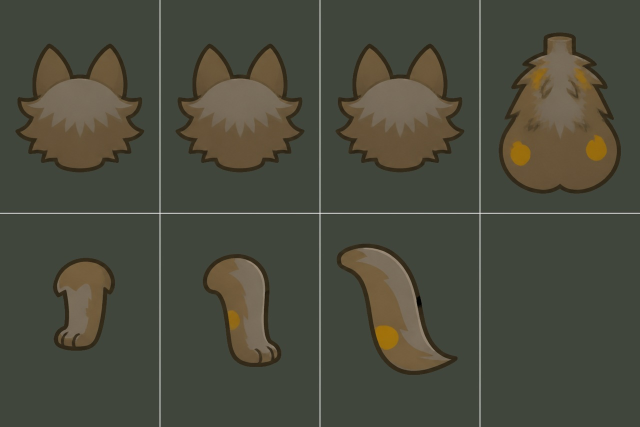
#> input picture Docs/EnemyDirectionReview/Remaining_20261024/Wolf/up_raw_alpha_threshold_preview_20261029.jpg, 1280 x 853 px (shown at 1/2 size)
$ python -i prepare_visual_closeout_20261029.py   (imports and definitions only)
#> lines starting #> are read from the running program, lines starting #| are printed output that depends on the picture
### Docs/EnemyDirectionReview/Remaining_20261024/Wolf/session_current.py
from pathlib import Path
from datetime import datetime,timezone,timedelta
import hashlib,json,os,re,sys
HERE=Path(__file__).resolve().parent
RUN=HERE.parent
ROOT=RUN.parents[2]
sys.path.insert(0,str(RUN))
from mcp_call import Client
NAME='Wolf'
def read(p):return json.loads(Path(p).read_text(encoding='utf-8-sig'))
def sha(p):return hashlib.sha256(Path(p).read_bytes()).hexdigest().upper()
def now():return datetime.now(timezone(timedelta(hours=8))).isoformat()
# [5 lines left out: function owner, not called in this run]
def save(p,obj):
    assert not Path(p).exists(),p
    Path(p).write_text(json.dumps(obj,ensure_ascii=False,indent=2)+'\n',encoding='utf-8')
# [5 lines left out: function unwrap, not called in this run]
def snapshot():return {p.relative_to(ROOT).as_posix():sha(p) for f in ['Assets','Packages','ProjectSettings','Luban'] for p in (ROOT/f).rglob('*') if p.is_file()}
def probe(c):
    return unwrap(c.tool('execute_code',{'action':'execute','code':'return Newtonsoft.Json.JsonConvert.SerializeObject(new {playing=UnityEditor.EditorApplication.isPlayingOrWillChangePlaymode,compiling=UnityEditor.EditorApplication.isCompiling,failed=UnityEditor.EditorUtility.scriptCompilationFailed,updating=UnityEditor.EditorApplication.isUpdating,scenes=System.Linq.Enumerable.Range(0,UnityEngine.SceneManagement.SceneManager.sceneCount).Select(i=>new {path=UnityEngine.SceneManagement.SceneManager.GetSceneAt(i).path,dirty=UnityEngine.SceneManagement.SceneManager.GetSceneAt(i).isDirty}).ToArray(),balance=FTProject.EditorTools.BalancePlayModeVerifier.Running,recording=FTProject.EditorTools.BalanceVideoRecorder.Running,review=FTProject.EditorTools.EnemyDirectionBatchReview.Running,manual=FTProject.GameClock.IsManualSimulation});'}))
def idle(p):
    assert not any(p[k] for k in ['playing','compiling','failed','updating','balance','recording','review','manual']),p
    assert p['scenes']==[{'path':'Assets/Scenes/Boot.unity','dirty':False}],p
def target():return next(t for t in read(RUN/'local_baseline.json')['targets'] if t['name']==NAME)
def bound(files):
    t=target();paths={t['battle'],t['battle']+'.meta',t['art_dir']+'.meta'}
    return {p:s for p,s in files.items() if p in paths or p.startswith(t['art_dir']+'/')}

# [30 lines left out: functions reporter_stamp_ok, audit, not called in this run]

### Docs/EnemyDirectionReview/Remaining_20261024/Wolf/prepare_visual_closeout_20261029.py
from session_current import *
from PIL import Image,ImageDraw,ImageChops
import math,shutil

# [1 line not run here, left out]
out=HERE/'visual_review_final_20261029'
backup=HERE/'media_before_gif_quantization_fix_20261029'
# [2 lines not run here, left out]
runs=['runtime_r01','runtime_updeath_r01']
# [1 line that did not run here, left out]
# [1 line that did not run here, left out]
# [1 line not run here, left out]
positions=[];gif_samples=[];timing=[];changes=[];originals=[]

def encoded(path):
    with Image.open(path) as im:
        d=[]
        for i in range(im.n_frames):
            im.seek(i);d.append(im.info.get('duration',0))
    return d

def source_frame(folder,r,label):
    im=Image.open(folder/r['file']).convert('RGB').resize((512,512),Image.Resampling.LANCZOS)
    ImageDraw.Draw(im).text((12,12),label,fill='white')
    return im

def pick(rows,n):
    n=min(n,len(rows))
    return [rows[round((len(rows)-1)*i/max(1,n-1))] for i in range(n)]

def union_crop(images):
    boxes=[]
    for im in images:
        diff=ImageChops.difference(im,Image.new('RGB',im.size,im.getpixel((0,0))))
        mask=diff.convert('L').point(lambda v:255 if v>8 else 0)
        b=mask.getbbox()
        if b:boxes.append(b)
    assert boxes
    w,h=images[0].size
    return [max(0,min(b[0] for b in boxes)-18),max(0,min(b[1] for b in boxes)-18),min(w,max(b[2] for b in boxes)+18),min(h,max(b[3] for b in boxes)+18)]

def board(run,tag,rows):
    images=[Image.open(HERE/run/r['file']).convert('RGB') for r in rows]
    crop=union_crop(images)
    sheet=Image.new('RGB',(1500,270*math.ceil(len(rows)/6)),(40,48,37));draw=ImageDraw.Draw(sheet)
    for i,(r,im) in enumerate(zip(rows,images)):
        im=im.crop(crop);im.thumbnail((242,230),Image.Resampling.LANCZOS)
        x,y=i%6*250,i//6*270;sheet.paste(im,(x+(250-im.width)//2,y+38))
        draw.text((x+3,y+3),f"{r['stage']} {r['facing']} f{r['frame']}\nn{r['normalizedTime']:.3f} a{r['alpha']:.2f}",fill='white')
        p=HERE/run/r['file']
        positions.append({'revision':run,'source':r['file'],'source_sha256':sha(p),'board':tag+'.png','position':i,'crop':crop,'frame':r['frame'],'stage':r['stage']})
    sheet.save(out/(tag+'.png'))

# [56 lines not run here, left out]

>>> import cv2
>>> picture = cv2.imread('up_raw_alpha_threshold_preview_20261029.jpg', cv2.IMREAD_GRAYSCALE)
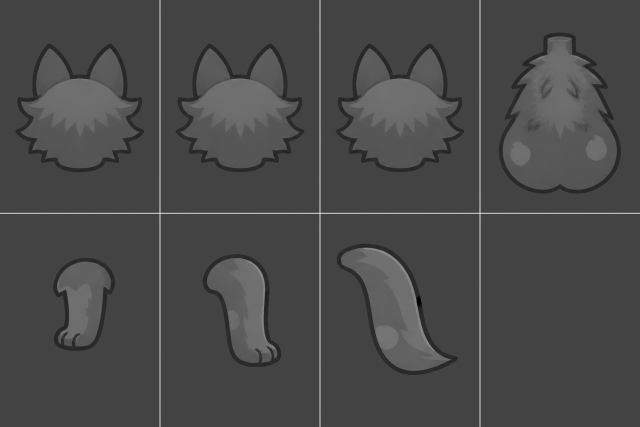
#> picture: shape (853, 1280) (shown at 1/2 size); min 0, max 255, mean 72.6
#> the loop in union_crop, `for im in images:` made 1 pass
#> after the loop in union_crop, `for im in images:`: boxes = []
#> (the run stopped early here; a loop or call above may not have finished)
